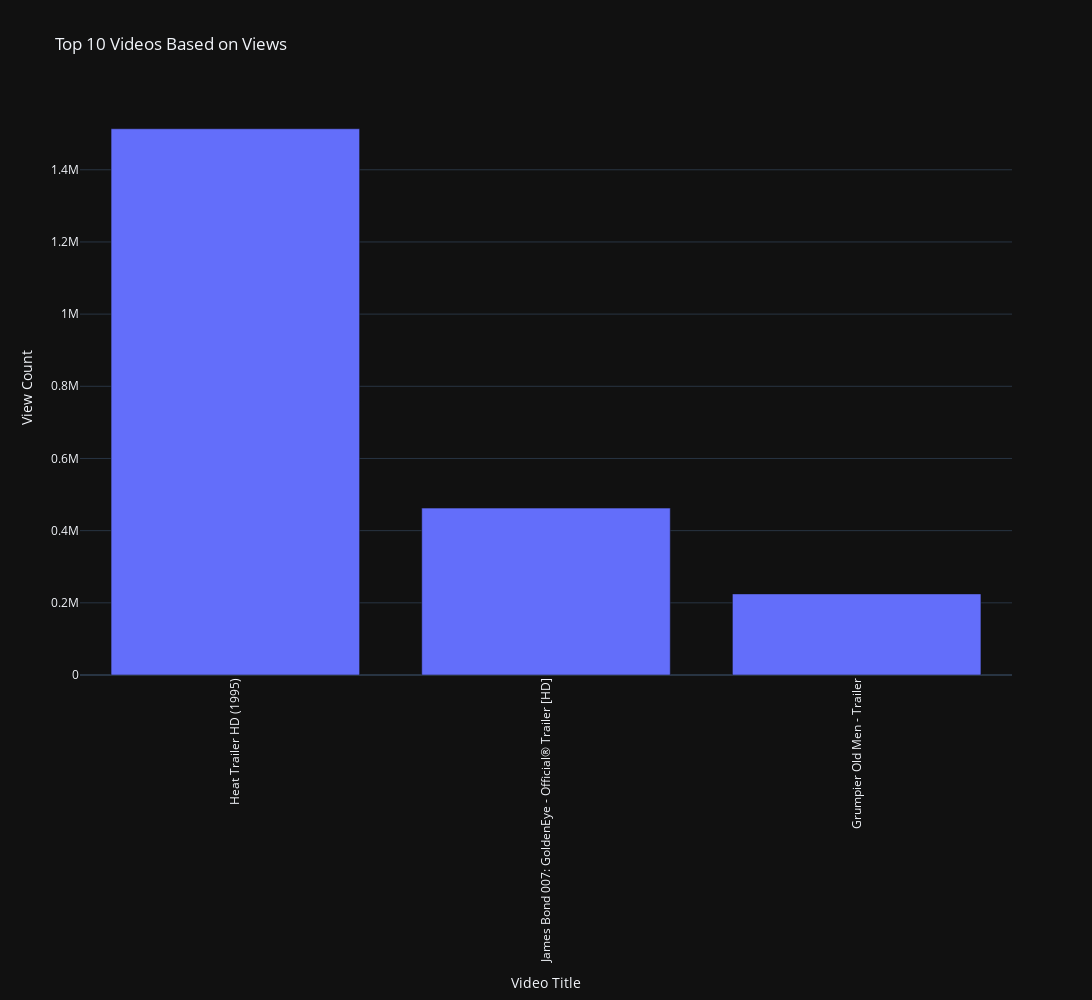

Notebook cell for this chart:
### Markdown cell above
### TOP 10 Videos based on Views

### Code cell
fig = px.bar(
    top_10_views,
    x = 'title',
    y = 'viewCount',
    title = 'Top 10 Videos Based on Views',
    labels = { 'title' : 'Video Title', 'viewCount' : 'View Count' },
    width = width,
    height = height,
    template = template
)
fig.update_layout(xaxis_tickangle = xaxis_tickangle)
fig.show()

### Figure 1 — Plotly figure (JSON) as saved in the notebook; plotly's stock layout.template omitted (floating-point values rounded to 4 significant figures)
{"data": [{"alignmentgroup": "True", "hovertemplate": "Video Title=%{x}<br>View Count=%{y}<extra></extra>", "legendgroup": "", "marker": {"color": "#636efa", "pattern": {"shape": ""}}, "name": "", "offsetgroup": "", "orientation": "v", "showlegend": false, "textposition": "auto", "type": "bar", "x": ["Heat Trailer HD (1995)", "James Bond 007: GoldenEye - Official® Trailer [HD]", "Grumpier Old Men - Trailer"], "xaxis": "x", "y": [1513651, 462443, 224719], "yaxis": "y"}], "layout": {"barmode": "relative", "height": 1000, "legend": {"tracegroupgap": 0}, "title": {"text": "Top 10 Videos Based on Views"}, "width": 1600, "xaxis": {"anchor": "y", "domain": [0, 1], "tickangle": -90, "title": {"text": "Video Title"}}, "yaxis": {"anchor": "x", "domain": [0, 1], "title": {"text": "View Count"}}}}
